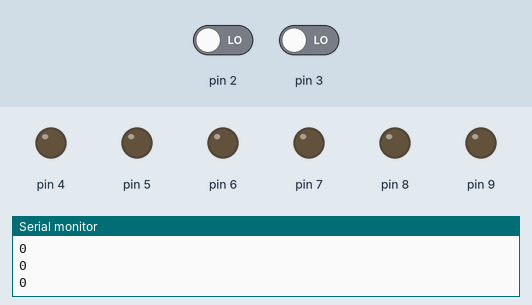
Recording of a sketch running on a simulated Arduino Uno, built with avr-gcc and run on an emulated ATmega328P. Shown: output pins drawn as LEDs (lit = HIGH), the last lines printed to the serial monitor. Inputs (shaded band) come from the test bench; at power-on: pin 2 LOW, pin 3 LOW.

Above: at 1.2 s.
1.3 s: pin 2 driven HIGH
At 1.67 s:
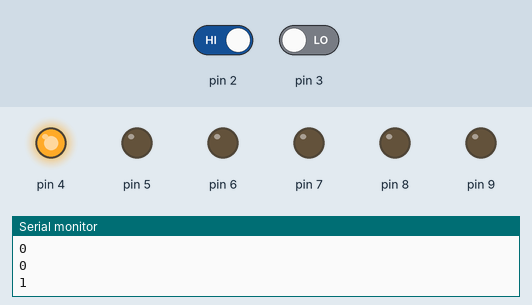
At 4.0 s:
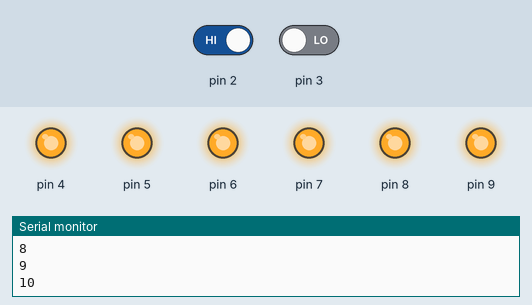
Timing chart, 0 to 5.5 s (numbered marks = the images above; inputs shaded):
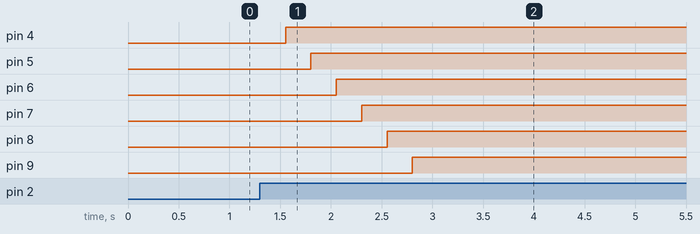

Measured:
- after the input at 1.3 s, pin 4: LOW → HIGH after 0.25 s; pin 5: LOW → HIGH after 0.50 s; pin 6: LOW → HIGH after 0.75 s; pin 7: LOW → HIGH after 1.0 s; pin 8: LOW → HIGH after 1.3 s

The sketch:

LAB2-1.ino
```cpp
int Number = 0;
int ButtonUp = 0;
int ButtonDown = 0;
int i;
void setup(){
    Serial.begin(9600);
    pinMode(2, INPUT);
    pinMode(3, INPUT);
    for (i = 4; i <= 9; i++)
    {
        pinMode(i, HIGH);
    }
}

void loop(){
    ButtonUp = digitalRead(2);
    ButtonDown = digitalRead(3);
    if (ButtonUp == 1){
        Number += 1;
        delay(250);
    }
    if (ButtonDown == 1){
        Number += -1;
        delay(250);
    }
    Serial.println(Number);
    if (Number == 0){
        for (i = 4; i <= 9; i++)
        {
            digitalWrite(i, LOW);
        }
    }
    if (Number == 1){
        digitalWrite(4, HIGH);
        for (i = 5; i <= 9; i++)
        {
            digitalWrite(i, LOW);
        }
    }
    if (Number == 2){
        for (i = 4; i <= 5; i++)
        {
            digitalWrite(i, HIGH);
        }
        for (i = 6; i <= 9; i++)
        {
            digitalWrite(i, LOW);
        }
    }
    if (Number == 3){
        for (i = 4; i <= 6; i++)
        {
            digitalWrite(i, HIGH);
        }
        for (i = 7; i <= 9; i++)
        {
            digitalWrite(i, LOW);
        }
    }
    if (Number == 4){
        for (i = 4; i <= 7; i++)
        {
            digitalWrite(i, HIGH);
        }
        for (i = 8; i <= 9; i++)
        {
            digitalWrite(i, LOW);
        }
    }
    if (Number == 5)
    {
        for (i = 4; i <= 8; i++)
        {
            digitalWrite(i, HIGH);
        }
        digitalWrite(9, LOW);
    }
    if (Number == 6)
    {
        for (i = 4; i <= 9; i++)
        {
            digitalWrite(i, HIGH);
        }
    }
}
```
